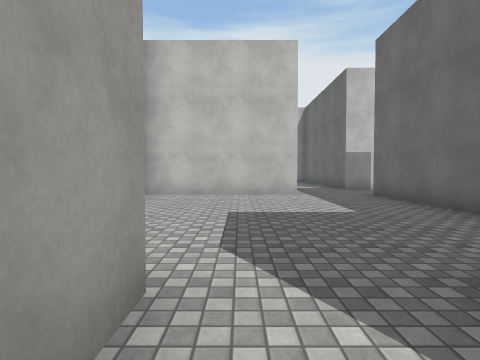
View 1 (above)

24 first-person views from a walk through a Unity game level. The camera is 1.3 m above the floor, tilts 2° down and sees 80° across. The floor is counted in squares, 2 m on a side. Each view is taken from the middle of a square. On the plan, view 1 faces up. The plan holds only what a view shows up to about 9 squares ahead; the rest is blank. The place goes on beyond the plan. The player is left out. Surface patterns are stand-ins for the level's own textures.

View 2
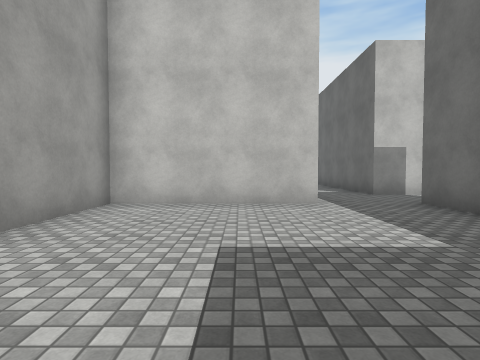

View 3
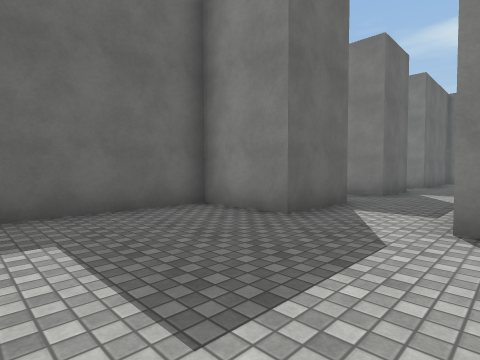

View 4
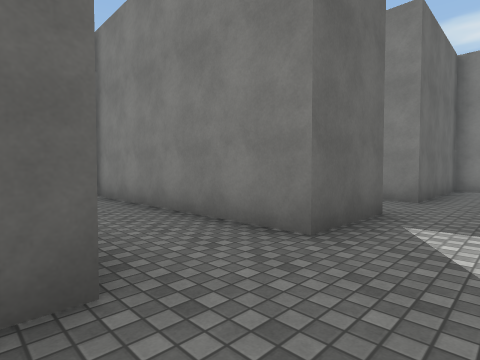

View 5
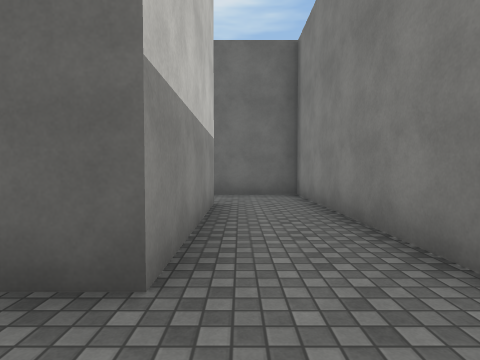

View 6
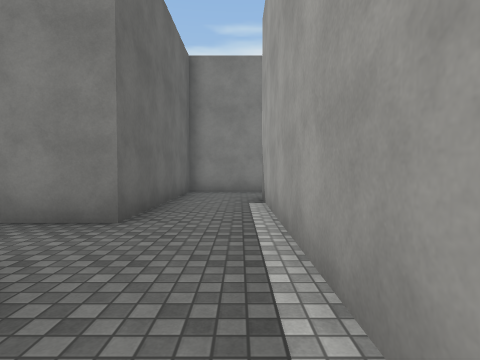

View 7
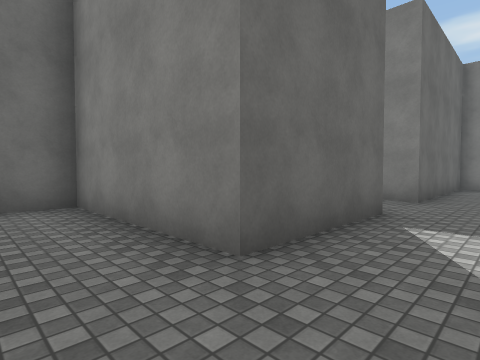

View 8
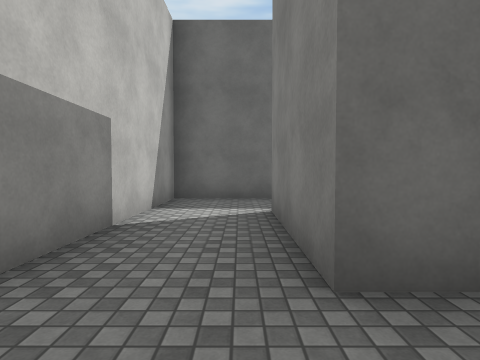

View 9
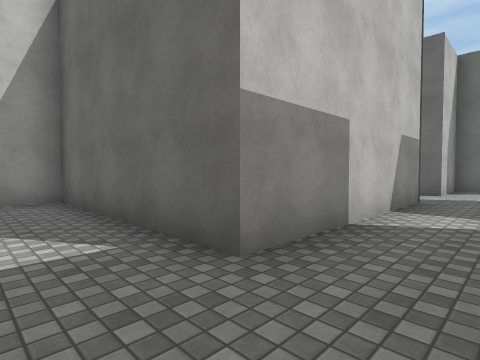

View 10
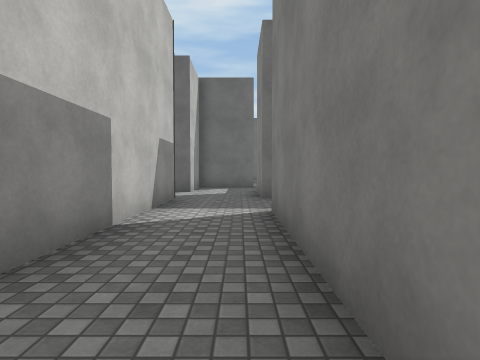

View 11
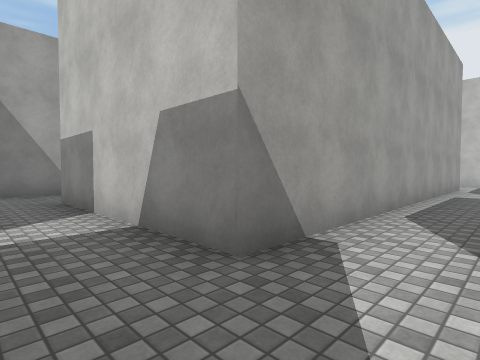

View 12
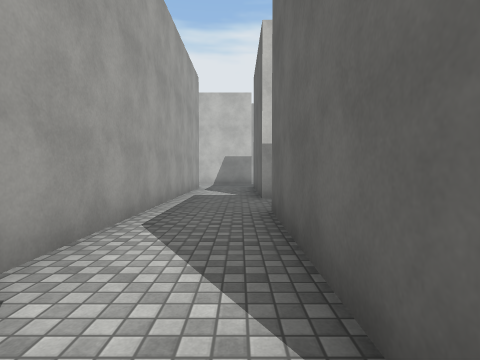

View 13
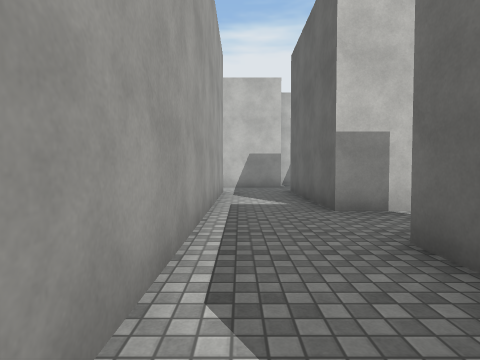

View 14
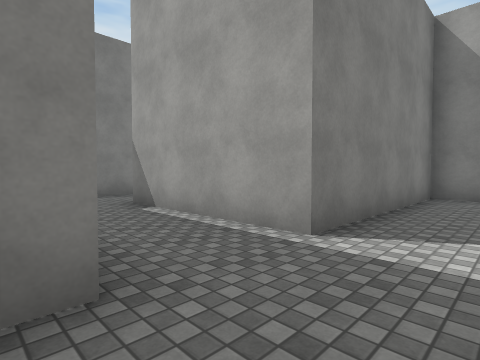

View 15
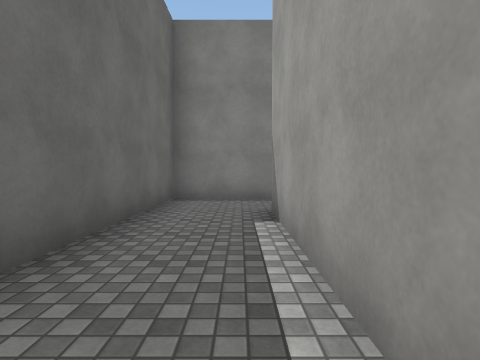

View 16
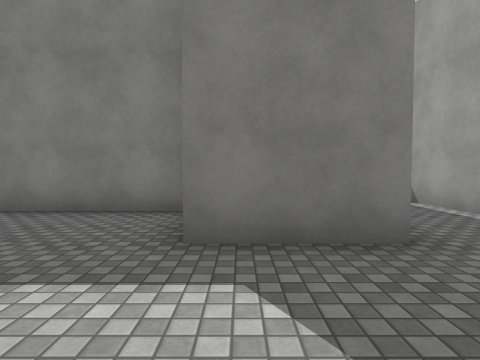

View 17
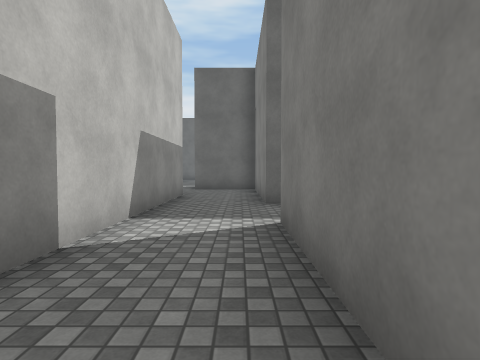

View 18
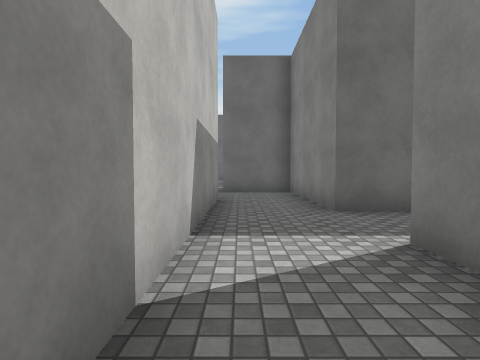

View 19
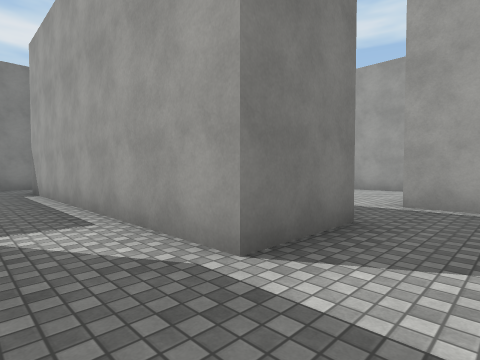

View 20
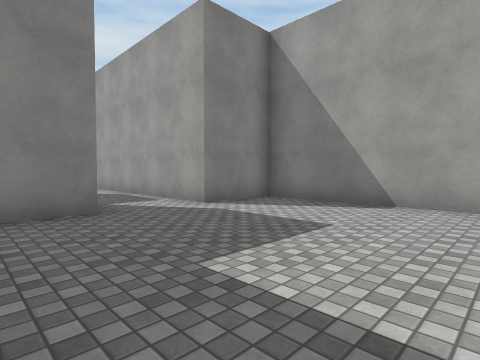

View 21
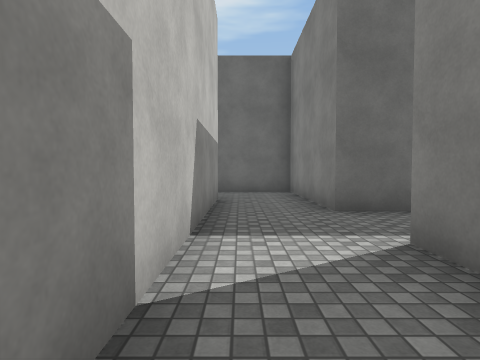

View 22
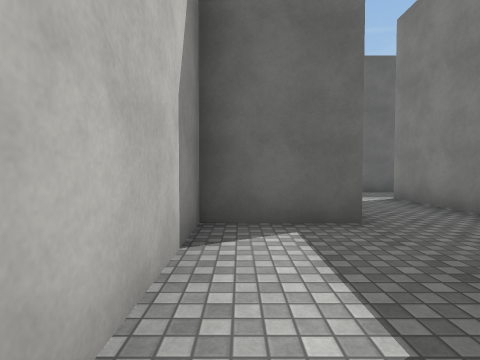

View 23
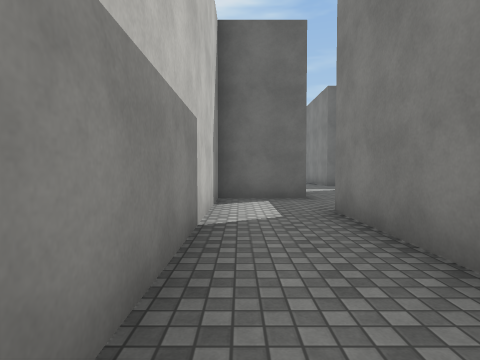

View 24
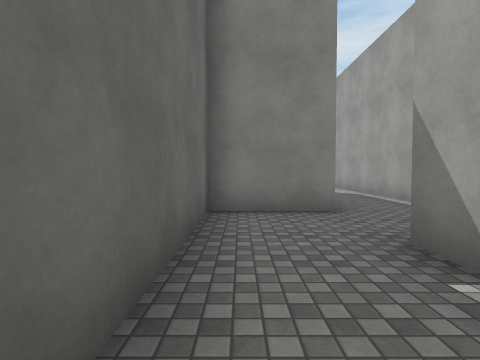

### Floor plan
Points are (right, up) in squares from view 1. A wall is a line through its corners. A room is listed if a view was taken in it or the views show most of it. See-through windows are left out.
Room 1 (views 1, 4, 5, 6, 7, 8, 9, 10, 11, 12, 13, 14, 15, 16, 17, 18, 19)
walls: (10.5, 0) (10.5, -2.5) (15.5, -2.5) (15.5, -6.5) (13.5, -6.5); (7.5, 4.4) (7.5, 7.5) (11.5, 7.5) (11.5, 8.6); (13.5, -8.5) (17.5, -8.5) (17.5, -2.5) (19.5, -2.5); (19.9, -4.5) (23.5, -4.5); (21.5, -1.1) (21.5, -0.5) (19.5, -0.5) (19.5, 3.5); (20.8, 5.5) (19.5, 5.5) (19.5, 9.5); (17.5, 9.5) (17.5, -0.5) (12.5, -0.5) (12.5, 4.5) (7.8, 4.5); (3.5, 7.5) (5.5, 7.5) (5.5, -0.5) (1.5, -0.5) (1.5, 1.5); (1.5, -4.6) (1.5, -2.5) (7.5, -2.5) (7.5, 2.5) (10.5, 2.5); (23.5, -2.5) (21.5, -2.5); (-0.5, 1.5) (-0.5, -3.2)
ways out: opening at (0.5, 0.5) to room 2; opening at (4.5, 8.5) to room 2; opening at (0.5, -3.5) to room 3; opening at (14.5, -7.5) to room 3; opening at (22.5, -3.5) to room 3; opening at (20.5, 4.5)
Room 2 (views 2, 3, 20)
walls: (1.5, 1.5) (3.5, 1.5) (3.5, 7.5); (1.5, 8.6) (1.5, 7.5) (-2.5, 7.5) (-2.5, 1.5) (-0.5, 1.5)
ways out: opening at (0.5, 0.5) to room 1; opening at (4.5, 8.5) to room 1
Room 3 (views 21, 22, 23, 24)
walls: (13.5, -9.7) (13.5, -8.5); (9.1, -8.5) (11.5, -8.5); (13.5, -6.5) (9.5, -6.5); (8.5, -6.6) (8.5, -4.5) (2.5, -4.5); (3.8, -6.5) (6.5, -6.5); (-0.6, -10.5) (1.5, -10.5) (1.5, -6.5) (2.2, -6.5); (-0.5, -7.8) (-0.5, -8.5); (25.5, -5.8) (25.5, -4.5); (-2.5, -11.7) (-2.5, -15); (25.5, -2.5) (23.5, -2.5)
ways out: opening at (0.5, -3.5) to room 1; opening at (14.5, -7.5) to room 1; opening at (22.5, -3.5) to room 1; opening at (26.5, -3.5)

Positions as (right, up) in squares from view 1, and headings:
1: (0, 0), facing up
2: (0, 2), facing up
3: (-1, 5), facing down-right
4: (0, 0), facing down-right
5: (0, -1), facing right
6: (6, 6), facing down
7: (6, 9), facing down-right
8: (6, 3), facing right
9: (11, -2), facing up-right
10: (11, -2), facing right
11: (19, -2), facing up-left
12: (19, -1), facing up
13: (18, 1), facing up
14: (18, -1), facing down-left
15: (16, -2), facing down
16: (19, 0), facing down
17: (20, -4), facing right
18: (21, -3), facing right
19: (7, 9), facing down-left
20: (3, 6), facing down-left
21: (9, -7), facing right
22: (5, -5), facing right
23: (2, -5), facing right
24: (1, -6), facing down
